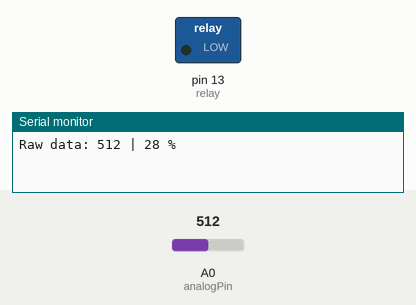
The sketch below on a simulated Arduino Uno, built with avr-gcc and run on an emulated ATmega328P. Shown: switched loads named in the sketch (green lamp = pin HIGH), the last lines printed to the serial monitor. Inputs (shaded band) come from the test bench; at power-on: A0 (analogPin) = 512.

Above: at 1.7 s.
1.8 s: A0 (analogPin) set to 306
At 6.8 s:
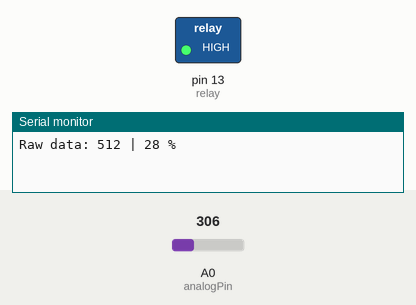
9.6 s: A0 (analogPin) set to 456
17.4 s: A0 (analogPin) set to 485
At 17.8 s:
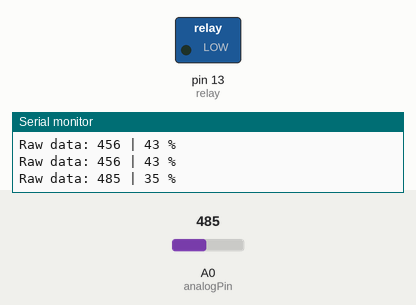
30.9 s: A0 (analogPin) set to 122
At 31.8 s:
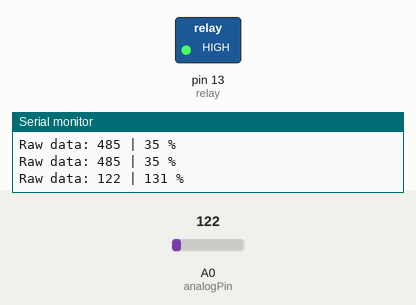
Timing chart, 0 to 33.9 s (numbered marks = the images above; inputs shaded):
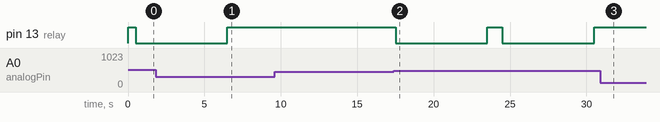

The sketch:

MoistureV1.2.ino
```cpp
/*********************************************************************************
 *                                                                              **
 *          ********************************************************            **
 *          *   Moisture capacitive sensor V1.2 Automatic garden   *            **
 *          ********************************************************            **
 *                                                                              **
 *                                                                              **
 *  Author : Jérémy Noverraz                                                    **
 *  Version : 1.2                                                               **
 *  Date of creation : 17/06/2019 01:05AM UTC +1                                **
 *  Specification : Read a moisture capacitive sensor with an arduino uno       **
 *                  and turn on a 230/5V relay after the soil reaches a         **
 *                  certain level of humidity                                   **
 *                                                                              **
 *********************************************************************************/

  int analogPin = A0;
  int relay = 13;
  int moisture;
  int percentage;
  int D = 500;
  int irrigationTime = 6000; /*Temps d'irrigation (en ms)  -> à changer selon la capacité d'evacuation de votre pompe et donc de la quantitée d'eau nécéssaire lors d'un arrosage */


   int map_low = 619; /* valeure maximal quand la sonde est à l'air libre */
   int map_high = 241; /* valeure maximal quand la sonde est trempé dans un verre d'eau */


void setup() {
Serial.begin(9600);
pinMode(relay, OUTPUT);
digitalWrite(relay, HIGH); /* On éteint la pompe */
delay(D);
}
void loop() {

  moisture = analogRead(analogPin);
  Serial.print("Raw data: ");
  Serial.print(moisture);

  percentage = map(moisture, map_low, map_high, 0, 100); /* On utilise la fonction MAP pour mapé les raw data de la sonde vers une fourchette de pourcentage*/

  Serial.print( " | " );
  Serial.print(percentage);
  Serial.print(" %");
  Serial.println("");

  if (percentage < 40){
    digitalWrite(relay, LOW); /* Si le pourcentage est inférieur à 40% d'humidité, On allume la pompe */
    delay(irrigationTime);
    digitalWrite(relay, HIGH);
    }
  delay(1000);
}
```

Measured:
- the behaviour switches between 467 and 468 on A0 (analogPin) (found by bisection; images 1 and 2)
- after the input at 1.8 s, pin 13 (relay): goes on until 6.5 s, then stays HIGH
- after the input at 17.4 s, pin 13 (relay): alternates HIGH for 1.0 s and LOW for 6.0 s, starting after 0.11 s
- after the input at 30.9 s, pin 13 (relay): stays HIGH (without the input it goes to LOW after 0.61 s)
